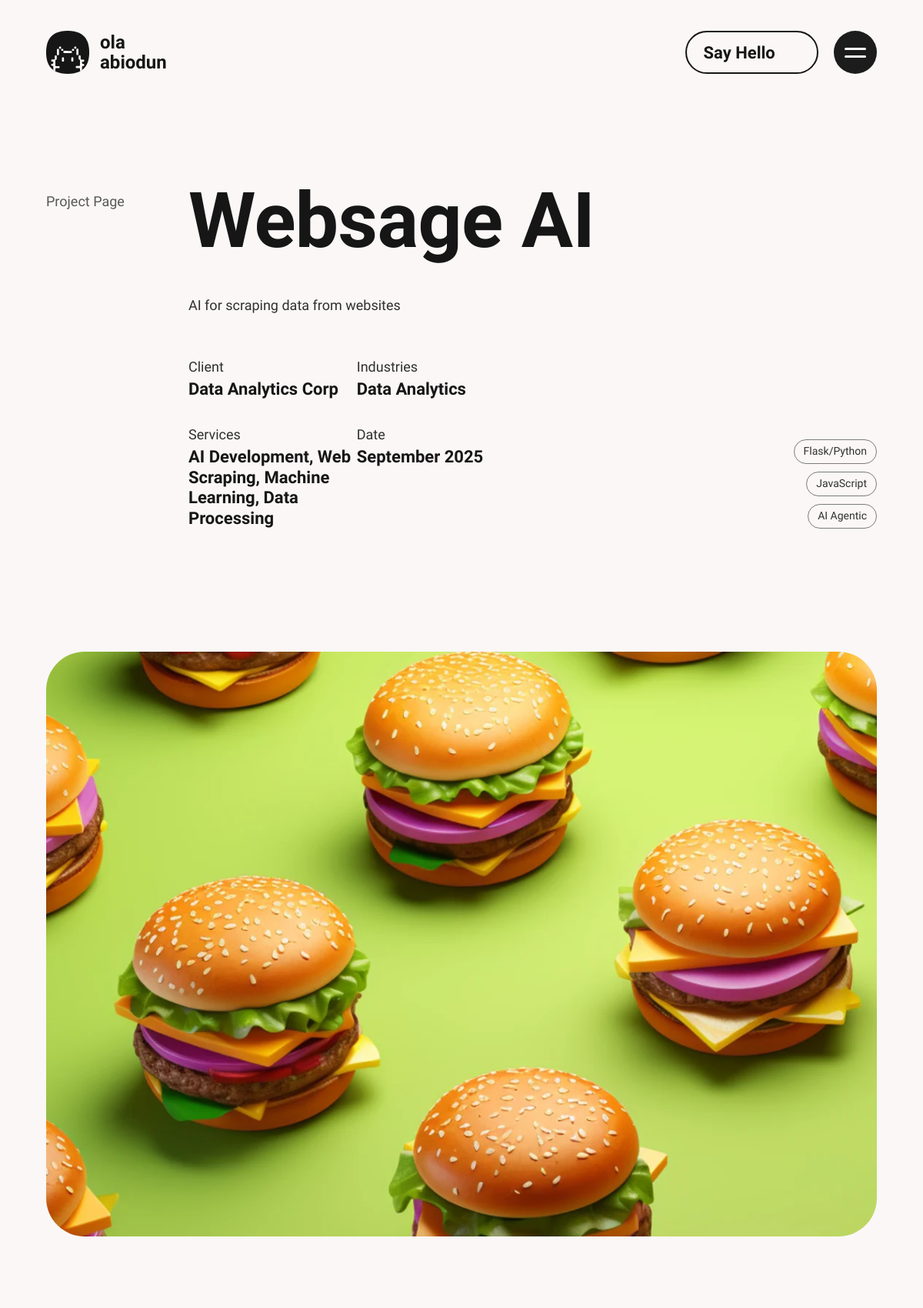
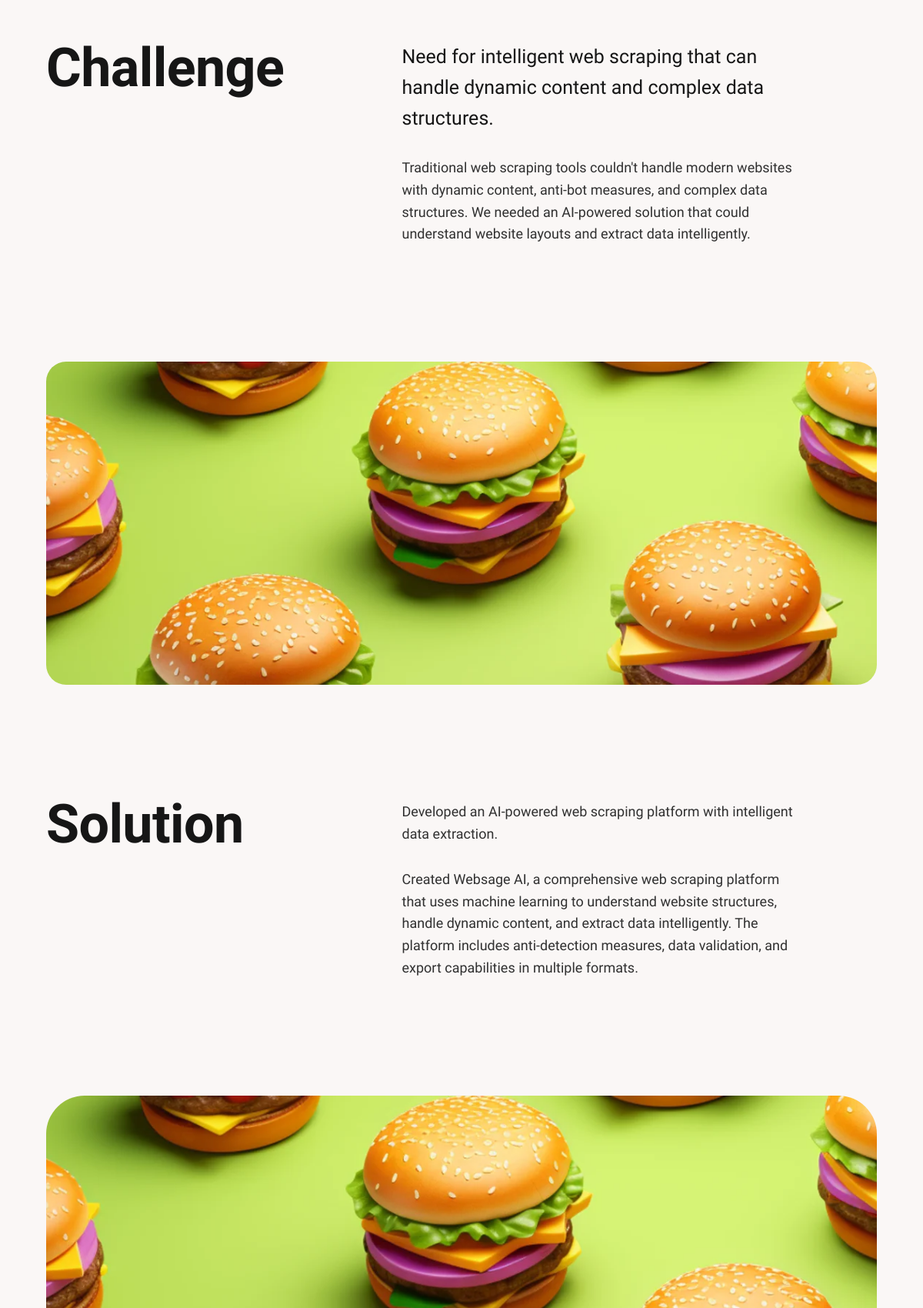
Screenshot of /project/2 (upper part) with the database file from the repository (2 pictures, top to bottom).
### models.py (models this page shows, shortened)
class Project(db.Model):
    id = db.Column(db.Integer, primary_key=True)
    title = db.Column(db.String(200), nullable=False, index=True)
    slug = db.Column(db.String(200), unique=True, nullable=False, index=True)
    description = db.Column(db.Text)
    excerpt = db.Column(db.Text)
    client = db.Column(db.String(100), index=True)
    services = db.Column(db.String(200))  # Comma-separated services
    industry = db.Column(db.String(100), index=True)
    tags = db.Column(db.String(300))  # Comma-separated tags
    challenge_summary = db.Column(db.Text)
    challenge_description = db.Column(db.Text)
    solution_summary = db.Column(db.Text)
    solution_description = db.Column(db.Text)
    client_feedback = db.Column(db.Text)
    client_name = db.Column(db.String(100))
    client_role = db.Column(db.String(100))
    client_company = db.Column(db.String(100))
    client_company_url = db.Column(db.String(200))
    image_url = db.Column(db.String(300))
    github_url = db.Column(db.String(200))
    live_url = db.Column(db.String(200))
    category = db.Column(db.String(50), default='web', index=True)  # web, mobile, design, etc.
    featured = db.Column(db.Boolean, default=False, index=True)
    created_at = db.Column(db.DateTime, default=datetime.utcnow, index=True)
    updated_at = db.Column(db.DateTime, default=datetime.utcnow, onupdate=datetime.utcnow)

### app.py (the view)
@app.route('/project/<int:project_id>')
@cache.cached(timeout=300)
def project_details(project_id):
    project = Project.query.get_or_404(project_id)
    related_projects = Project.query.filter(Project.id != project.id, Project.category == project.category)\
        .limit(3).all()
    return render_template('project-details.html', project=project, related_projects=related_projects)

### templates/project-details.html (shortened to what this page needs)
{% extends "base.html" %}
{% block content %}
    <main id="mxd-page-content" class="mxd-page-content inner-page-content">
      <div class="mxd-section mxd-section-inner-headline padding-default">
        <div class="mxd-container grid-container">
          <div class="mxd-block loading-wrap">
            <div class="container-fluid px-0">
              <div class="row gx-0">
                <div class="col-12 col-xl-2 mxd-grid-item no-margin">
                  <div class="mxd-block__name name-project-link loading__fade">
                    <a class="btn btn-anim btn-line-small btn-muted slide-right-up" href="{{ url_for('works') }}">
                      <span class="btn-caption">Project Page</span>
                      <i class="ph ph-arrow-up-right"></i>
                    </a>
                  </div>
                </div>
                <div class="col-12 col-xl-10 mxd-grid-item no-margin">
                  <div class="mxd-block__content">
                    <div class="mxd-block__inner-headline loading__item">
                      <h1 class="inner-headline__title">{{ project.title }}</h1>
                    </div>
                  </div>
                </div>
              </div>
              <div class="row g-0">
                <div class="col-12 col-xl-2"></div>
                <div class="col-12 col-xl-6 mxd-grid-item no-margin">
                  <div class="inner-headline__paragraph loading__item">
                    <p>{{ project.excerpt }}</p>
                  </div>
                  <div class="inner-headline__data">
                    <div class="mxd-data-list">
                      <div class="container-fluid p-0">
                        <div class="row g-0">
                          <div class="col-12 col-md-6 col-xl-5 mxd-data-list__column loading__item">
                            <div class="mxd-data-list__item">
                              <p class="mxd-data-list__name">Client</p>
                              <p class="mxd-data-list__content">{{ project.client }}</p>
                            </div>
                            <div class="mxd-data-list__item">
                              <p class="mxd-data-list__name">Services</p>
                              <p class="mxd-data-list__content">{{ project.services }}</p>
                            </div>
                          </div>
                          <div class="col-12 col-md-6 col-xl-5 mxd-data-list__column loading__item">
                            <div class="mxd-data-list__item">
                              <p class="mxd-data-list__name">Industries</p>
                              <p class="mxd-data-list__content">{{ project.industry }}</p>
                            </div>
                            <div class="mxd-data-list__item">
                              <p class="mxd-data-list__name">Date</p>
                              <p class="mxd-data-list__content">{{ project.created_at.strftime('%B %Y') }}</p>
                            </div>
                          </div>
                        </div>
                      </div>
                    </div>
                  </div>
                </div>
                <div class="col-12 col-xl-4 mxd-grid-item no-margin">
                  <div class="inner-headline__tags loading__fade">
                    {% for tag in project.tags.split(',') %}
                      <span class="tag tag-default tag-outline-medium">{{ tag.strip() }}</span>
                    {% endfor %}
                  </div>
                </div>
              </div>
            </div>
          </div>
        </div>
      </div>
      <div class="mxd-section">
        <div class="mxd-container">
          <div class="mxd-divider loading__fade">
            <div class="mxd-divider__image prj-details-img-01 parallax-img"{% if project.image_url %} style="background-image: url('{{ project.image_url }}');"{% endif %}></div>
          </div>
        </div>
      </div>
      <div class="mxd-section mxd-project overflow-hidden">
        <div class="mxd-container grid-container">
          <div class="mxd-project__block pre-grid">
            <div class="container-fluid px-0">
              <div class="row gx-0">
                <div class="col-12 col-xl-5 mxd-grid-item no-margin">
                  <div class="mxd-project__subtitle">
                    <h2 class="reveal-type anim-uni-in-up">Challenge</h2>
                  </div>
                </div>
                <div class="col-12 col-xl-6 mxd-grid-item no-margin">
                  <div class="mxd-project__content">
                    <div class="mxd-project__paragraph">
                      <p class="t-large t-bright anim-uni-in-up">{{ project.challenge_summary }}</p>
                      <p class="anim-uni-in-up">{{ project.challenge_description }}</p>
                    </div>
                  </div>
                </div>
              </div>
            </div>
          </div>
          <div class="mxd-project__block no-margin">
            <div class="mxd-project-cards">
              <div class="container-fluid px-0">
                <div class="row gx-0">
                  {% if project.image_url %}
                    <div class="col-12 col-xl-12 mxd-project-cards__item mxd-grid-item anim-uni-scale-in-up">
                      <div class="mxd-project-cards__inner align-center bg-light radius-m">
                        <img src="{{ project.image_url }}" alt="{{ project.title }} Main Image" style="max-width: 100%; height: auto;" loading="lazy" decoding="async">
                      </div>
                    </div>
                  {% endif %}
                </div>
              </div>
            </div>
          </div>
          <div class="mxd-project__block">
            <div class="container-fluid px-0">
              <div class="row gx-0">
                <div class="col-12 col-xl-5 mxd-grid-item no-margin">
                  <div class="mxd-project__subtitle">
                    <h2 class="reveal-type anim-uni-in-up">Solution</h2>
                  </div>
                </div>
                <div class="col-12 col-xl-6 mxd-grid-item no-margin">
                  <div class="mxd-project__content">
                    <div class="mxd-project__paragraph medium-text">
                      <p class="anim-uni-in-up">{{ project.solution_summary }}</p>
                      <p class="anim-uni-in-up">{{ project.solution_description }}</p>
                    </div>
                  </div>
                </div>
              </div>
            </div>
          </div>
          <div class="mxd-project__block mxd-grid-item no-margin">
            <div class="mxd-divider">
              <div class="mxd-divider__image prj-details-img-02 parallax-img"{% if project.image_url %} style="background-image: url('{{ project.image_url }}');"{% endif %}></div>
            </div>
          </div>
        </div>
      </div>
    </main>
{% endblock %}

### rows the page displays
Project: title "Websage AI", excerpt "AI for scraping data from websites", client "Data Analytics Corp", services "AI Development, Web Scraping, Machine Learning, Data Processing", industry "Data Analytics", created_at "September 2025", image_url (picture), challenge_summary "Need for intelligent web scraping that can handle dynamic content and complex data structures.", challenge_description "Traditional web scraping tools couldn't handle modern websites with dynamic content, anti-bot measures, and complex data structures. We needed an AI-powered solution that could understand website layouts and extract data intelligently.", solution_summary "Developed an AI-powered web scraping platform with intelligent data extraction.", solution_description "Created Websage AI, a comprehensive web scraping platform that uses machine learning to understand website structures, handle dynamic content, and extract data intelligently. The platform includes anti-detection measures, data validation, and export capabilities in multiple formats."

### other values shown
{{ tag.strip() }} "Flask/Python" "JavaScript" "AI Agentic"
